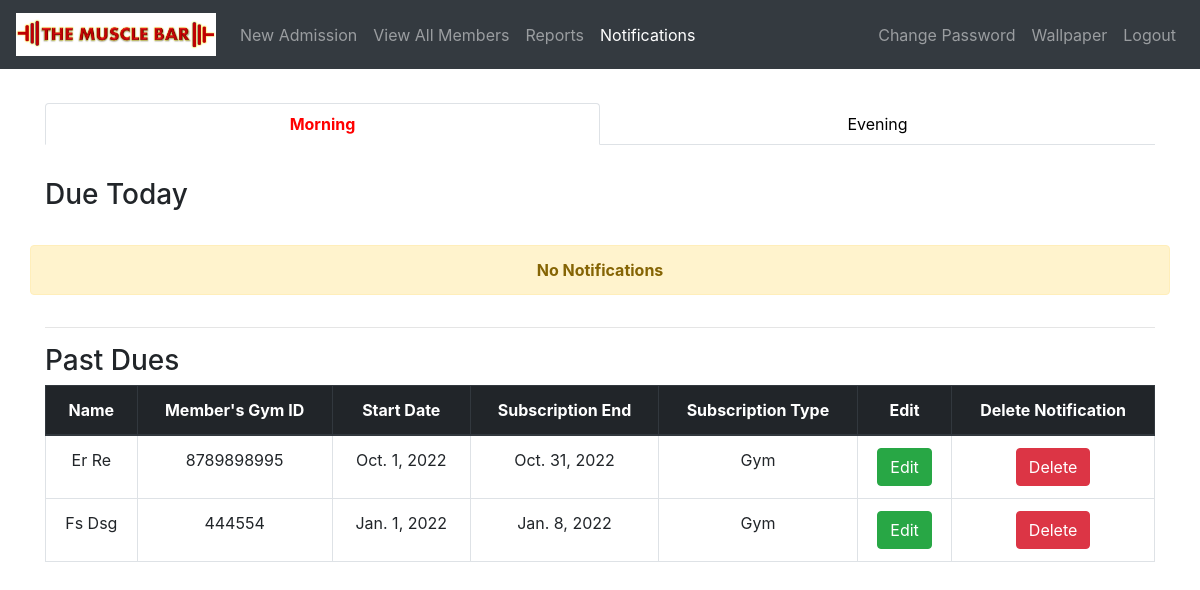
The app's page /notifications/ (signed in) with its own data.
### members/models.py (models this page shows, shortened)
class Member(models.Model):
    member_id = models.AutoField(primary_key=True)
    unique_member_id = models.CharField(("MEMBER's GYM ID"), max_length=50)
    first_name = models.CharField(("First Name"), max_length=50)
    last_name = models.CharField(("Last Name"), max_length=50)
    mobile_number = models.CharField(("Mobile Number"), max_length=10, unique=True)
    email = models.EmailField(null=True, blank=True)
    address = models.CharField(max_length=300, blank=True)
    medical_history = models.CharField(
        ("Medical History"), max_length=300, blank=True, default="None"
    )
    admitted_on = models.DateField(auto_now_add=True)
    registration_date = models.DateField(("Registration Date"), default="dd/mm/yyyy")
    start_date = models.DateField(("Start Date"), default="dd/mm/yyyy")
    registration_upto = models.DateField()
    dob = models.DateField(default="dd/mm/yyyy")
    subscription_type = models.CharField(
        ("Subscription Type"),
        max_length=30,
        choices=SUBSCRIPTION_TYPE_CHOICES,
        default=SUBSCRIPTION_TYPE_CHOICES[0][0],
    )
    subscription_period = models.CharField(
        ("Subscription Period"),
        max_length=30,
        choices=SUBSCRIPTION_PERIOD_CHOICES,
        default=SUBSCRIPTION_PERIOD_CHOICES[2][0],
    )
    amount = models.CharField(max_length=30)
    fee_status = models.CharField(
        ("Fee Status"), max_length=30, choices=FEE_STATUS, default=FEE_STATUS[0][0]
    )
    batch = models.CharField(max_length=30, choices=BATCH, default=BATCH[0][0])
    photo = models.FileField(upload_to="photos/", blank=True)
    notification = models.IntegerField(default=2, blank=True)
    stop = models.IntegerField(
        ("Status"), choices=STATUS, default=STATUS[0][0], blank=True
    )

### notifications/views.py (the view)
# urls.py: path('notifications/', include('notifications.urls')),
def notifications(request):
    morning_members_before = Member.objects.filter(
        Q(
            registration_upto__lte=datetime.datetime.now(),
            notification=1,
            batch="morning",
        )
        | Q(stop=1, batch="morning")
    ).order_by("-registration_upto")
    morning_members_today = Member.objects.filter(
        registration_upto__gte=datetime.datetime.now(),
        registration_upto__lte=datetime.date.today() + datetime.timedelta(days=2),
        notification=1,
        batch="morning",
    ).order_by("-registration_upto")
    evening_members_before = Member.objects.filter(
        Q(
            registration_upto__lte=datetime.datetime.now(),
            notification=1,
            batch="evening",
        )
        | Q(stop=1, batch="evening")
    ).order_by("-registration_upto")
    evening_members_today = Member.objects.filter(
        registration_upto__gte=datetime.datetime.now(),
        registration_upto__lte=datetime.date.today() + datetime.timedelta(days=2),
        notification=1,
        batch="evening",
    ).order_by("-registration_upto")
    notification_count = get_notification_count()
    context = {
        "subs_end_today_count": notification_count,
        "morning_members_today": morning_members_today,
        "morning_members_before": morning_members_before,
        "evening_members_today": evening_members_today,
        "evening_members_before": evening_members_before,
    }
    return render(request, "notifications.html", context)

### notifications/config.py (called while the page is built)
def get_notification_count():
    NOTIF_COUNT = Member.objects.filter(
        registration_upto__gte=datetime.datetime.now(),
        registration_upto__lte=datetime.date.today() + datetime.timedelta(days=1),
        notification=1,
    ).exclude(stop=1)
    PENDING_COUNT = Member.objects.filter(fee_status="pending", notification=1).exclude(
        stop=1
    )
    return (NOTIF_COUNT | PENDING_COUNT).distinct().count()

### notifications/templatetags/index.py (called while the page is built)
@register.filter
def get_remaining_months(registration_upto):
    month = parser.parse(str(registration_upto)).month
    current_month = parser.parse(str(datetime.datetime.today())).month
    if (current_month - month) > 0:
        return (current_month - month + 1)
    else:
        return 1

### notifications/templates/notifications.html (shortened to what this page needs)
{% extends 'base.html' %}
{% load index %}
{% block content %}
<ul class="nav nav-tabs nav-justified" id="myTab" role="tablist" style="margin-top: 3%">
    <li class="nav-item">
        <a class="nav-link active" id="home-tab" data-toggle="tab" href="#morning" role="tab" aria-controls="home"
            aria-selected="true">Morning</a>
    </li>
    <li class="nav-item">
        <a class="nav-link" id="profile-tab" data-toggle="tab" href="#evening" role="tab" aria-controls="profile"
            aria-selected="false">Evening</a>
    </li>
</ul>
<div class="tab-content" id="myTabContent">
    <div class="tab-pane fade show active" id="morning" role="tabpanel" aria-labelledby="home-tab">
        <h3 style="margin-top: 3%; margin-bottom: 3%">Due Today</h3>
        {% if morning_members_today %}
        <table class="table table-bordered">
            <thead class="thead-dark text-center">
                <tr>
                    <th>Name</th>
                    <th>Member's Gym ID</th>
                    <th>Start Date</th>
                    <th>Subscription End</th>
                    <th>Subscription Type</th>
                    <th>Edit</th>
                    <th>Delete Notification</th>
                </tr>
            </thead>
            <tbody class="text-center">
                {% for member in morning_members_today %}
                <tr>
                    <!-- <td><img src="{% if member.photo %}{{ member.photo.url }}{% else %}/media/default.jpg{% endif %}"
                            class="img-fluid" width="100" height="100"></td> -->
                    <td>{{ member.first_name }} {{ member.last_name }}</td>
                    <td>{{ member.unique_member_id }}</td>
                    <td>{{ member.start_date }}</td>
                    <td>{{ member.registration_upto }}</td>
                    <td>{{ member.get_subscription_type_display }}</td>
                    <td>
                        <a href="/members/update/{{ member.member_id }}/"><button class="btn btn-success">Edit</button>
                        </a>
                    </td>
                    <td class="text-center">
                        <a href="/notifications/delete/{{ member.member_id }}/"><button
                                class="btn btn-danger">Delete</button>
                        </a>
                    </td>
                </tr>
                {% endfor %}
            </tbody>
        </table>
        {% else %}
        <div class="row text-center">
            <div class="alert alert-warning col"> <strong>No Notifications</strong> </div>
        </div>
        {% endif %}
        <hr>
        <h3>Past Dues</h3>
        {% if morning_members_before %}
        <table class="table table-bordered">
            <thead class="thead-dark text-center">
                <tr>
                    <th>Name</th>
                    <th>Member's Gym ID</th>
                    <th>Start Date</th>
                    <th>Subscription End</th>
                    <th>Subscription Type</th>
                    <th>Edit</th>
                    <th>Delete Notification</th>
                </tr>
            </thead>
            <tbody class="text-center">
                {% for member in morning_members_before %}
                <tr>
                    <td>{{ member.first_name }} {{ member.last_name }}</td>
                    <td>{{ member.unique_member_id }}</td>
                    <td>{{ member.start_date }}</td>
                    <td>{{ member.registration_upto }}</td>
                    <td>{{ member.get_subscription_type_display }}</td>
                    <td>
                        <a href="/members/update/{{ member.member_id }}/"><button class="btn btn-success">Edit</button>
                        </a>
                    </td>
                    <td class="text-center">
                        <a href="/notifications/delete/{{ member.member_id }}/"><button
                                class="btn btn-danger">Delete</button>
                        </a>
                    </td>
                </tr>
                {% endfor %}
            </tbody>
        </table>
        {% else %}
        <div class="row text-center">
            <div class="alert alert-warning col"> <strong>No Notifications</strong> </div>
        </div>
        {% endif %}
    </div>
</div>
{% endblock %}

### templates/base.html (shortened to what this page needs)
<!doctype html>
{% load static %}
<html lang="en">
<head>
  <link rel="stylesheet" href="{% static 'css/bootstrap.min.css' %}">
  <link rel="stylesheet" href="{% static 'css/style.css' %}">
</head>
<body>
  <nav class="navbar navbar-expand-lg navbar-dark bg-dark">
    <a class="navbar-brand" href="/"><img src="{% static 'images/p_logo.png' %}" class="img-fluid"
        style="width: 200px"></a>
    {% if request.user.username %}
    <div class="collapse navbar-collapse" id="navbarNav">
      <ul class="navbar-nav">
        <li class="nav-item {% if request.resolver_match.url_name == 'members' %} active {% endif %}">
          <a class="nav-link" href="{% url 'members'%}">New Admission<span class="sr-only">(current)</span></a>
        </li>
        <li class="nav-item  {% if request.resolver_match.url_name == 'view_member' %} active {% endif %}">
          <a class="nav-link" href="{% url 'view_member'%}">View All Members</a>
        </li>
        <li class="nav-item {% if request.resolver_match.url_name == 'reports' %} active {% endif %}">
          <a class="nav-link" href="{% url 'reports' %}">Reports</a>
        </li>
        <li class="nav-item  {% if request.resolver_match.url_name == 'notifications' %} active {% endif %}">
          <a class="nav-link" href="{% url 'notifications'%}">Notifications </a>
        </li>
      </ul>
      <ul class="navbar-nav ml-auto">
        <li class="nav-item {% if request.resolver_match.url_name == 'change_password' %} active {% endif %}">
          <a class="nav-link" href="{% url 'change_password'%}">Change Password</a>
        </li>
        <li class="nav-item  {% if request.resolver_match.url_name == 'set_wallpaper' %} active {% endif %}">
          <a class="nav-link" href="{% url 'set_wallpaper'%}">Wallpaper<span class="sr-only">(current)</span></a>
        </li>
        <li class="nav-item">
          <a class="nav-link" href="{% url 'logout'%}">Logout</a>
        </li>
      </ul>
      {% endif %}
    </div>
  </nav>
  <div class="container">
    {% block content %}
    {% endblock %}
  </div>
</body>
</html>

### static/css/style.css (style rules this page uses)
.nav-tabs .nav-item.show .nav-link, .nav-tabs .nav-link { color: black; }
.nav-tabs .nav-item.show .nav-link, .nav-tabs .nav-link.active { color: red; font-weight: bold; }

### records on screen
Member: first_name "Er", last_name "Re", unique_member_id "8789898995", start_date "Oct. 1, 2022", registration_upto "Oct. 31, 2022", subscription_type "Gym"
Member: first_name "Fs", last_name "Dsg", unique_member_id "444554", start_date "Jan. 1, 2022", registration_upto "Jan. 8, 2022", subscription_type "Gym"
